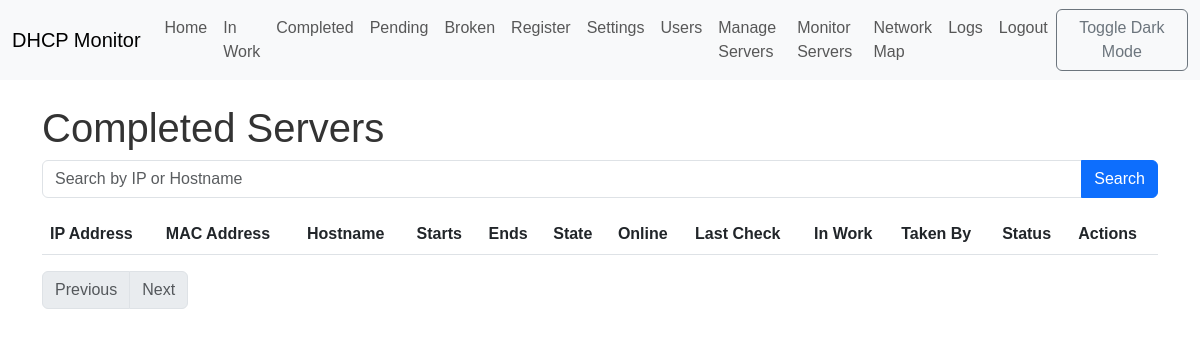
Before: /completed (signed in) with the older database file.
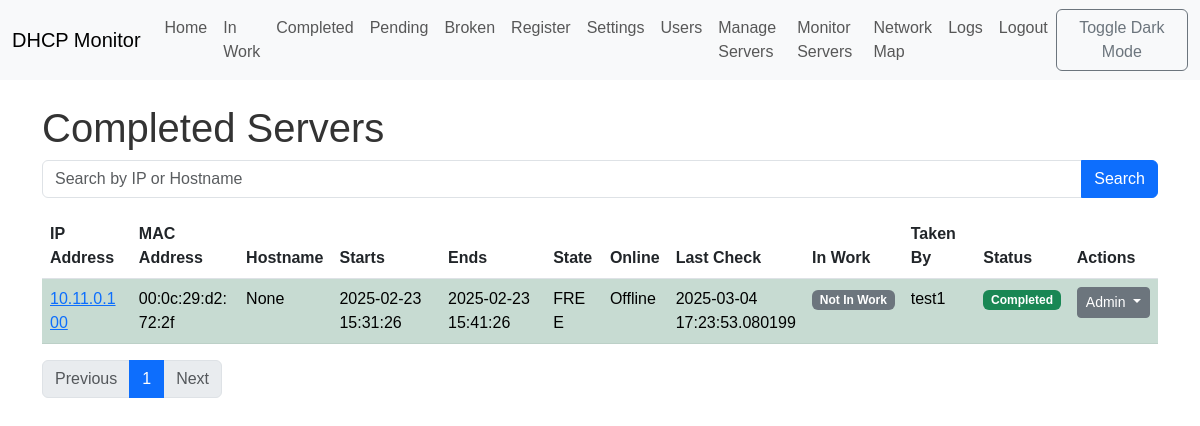
After: the same page with the newer database file.
### app/models.py (models this page shows, shortened)
class Lease(db.Model):
    __tablename__ = 'leases'
    id = db.Column(db.Integer, primary_key=True)
    ip = db.Column(db.String(15), unique=True, index=True, nullable=False)
    mac = db.Column(db.String(17), index=True, nullable=False)
    hostname = db.Column(db.String(255), index=True)
    starts = db.Column(db.DateTime)
    ends = db.Column(db.DateTime)
    binding_state = db.Column(db.String(64), index=True, nullable=False)
    uid = db.Column(db.String(255))
    is_online = db.Column(db.Boolean, default=False)
    last_check = db.Column(db.DateTime)
    in_work = db.Column(db.Boolean, default=False)
    taken_by_id = db.Column(db.Integer, db.ForeignKey('users.id'), index=True)
    status = db.Column(
        db.Enum(LeaseStatus),
        nullable=False,
        server_default=LeaseStatus.ACTIVE
    )
    server_id = db.Column(db.Integer, db.ForeignKey('servers.id'))
    status_history = db.relationship(
        'LeaseStatusHistory',
        backref='lease_obj',
        lazy='dynamic',
        order_by='desc(LeaseStatusHistory.timestamp)',
        overlaps="status_history,lease_obj"  # <-- ДОБАВИТЬ overlaps
    )
    def get_web_interface_url(self):
        return f"http://{self.ip}:8080/admin"

class User(UserMixin, db.Model):
    __tablename__ = 'users'
    id = db.Column(db.Integer, primary_key=True)
    username = db.Column(db.String(64), unique=True, index=True, nullable=False)
    password_hash = db.Column(db.String(128), nullable=False)
    role = db.Column(db.String(64), nullable=False, default='tester')  # 'admin', 'tester'
    first_name = db.Column(db.String(64))
    last_name = db.Column(db.String(64))
    last_seen = db.Column(db.DateTime, default=datetime.utcnow)
    leases = db.relationship('Lease', backref='taken_user', lazy='dynamic', foreign_keys='Lease.taken_by_id')
    groups = db.relationship('Group', secondary=user_groups, lazy='subquery',
                            backref=db.backref('users', lazy=True)) # Связь с группами
    journal_entries = db.relationship('Journal', back_populates='user', lazy='dynamic')

### app/views.py (the view)
@main.route('/completed')
@login_required
def completed():
    search_query = request.args.get('q', '')
    page = request.args.get('page', 1, type=int)
    leases = get_filtered_leases(status=LeaseStatus.COMPLETED, search_query=search_query, page=page)
    return render_template('completed.html', leases=leases, search_query=search_query)

### app/models.py (called while the page is built)
@login_manager.user_loader
def load_user(user_id):
    return User.query.get(int(user_id))

### app/views.py (called while the page is built)
def get_filtered_leases(status=None, search_query='', user_id=None, page=1, per_page=10):
    query = Lease.query
    if status:
        if isinstance(status, list):
            query = query.filter(Lease.status.in_(status))
        else:
            query = query.filter(Lease.status == status)
    if user_id:
        query = query.filter(Lease.taken_by_id == user_id)
    if search_query:
        query = query.filter(
            or_(Lease.ip.contains(search_query), Lease.hostname.contains(search_query))
        )
    return query.order_by(Lease.ip).paginate(page=page, per_page=per_page, error_out=False)

### app/templates/completed.html
{% extends "base.html" %}
{% block content %}
    <h1>Completed Servers</h1>
    <form action="{{ url_for('main.completed') }}" method="GET">
        <div class="input-group mb-3">
            <input type="text" class="form-control" placeholder="Search by IP or Hostname" name="q" value="{{ search_query }}">
            <button class="btn btn-primary" type="submit">Search</button>
        </div>
    </form>
    {% include 'leases_table.html' %}
     <nav>
        <ul class="pagination">
            {% if leases.has_prev %}
                <li class="page-item"><a class="page-link" href="{{ url_for('main.completed', page=leases.prev_num, q=search_query) }}">Previous</a></li>
            {% else %}
                <li class="page-item disabled"><a class="page-link" href="#">Previous</a></li>
            {% endif %}
            {% for page_num in leases.iter_pages() %}
                {% if page_num %}
                    {% if page_num == leases.page %}
                        <li class="page-item active"><a class="page-link" href="#">{{ page_num }}</a></li>
                    {% else %}
                        <li class="page-item"><a class="page-link" href="{{ url_for('main.completed', page=page_num, q=search_query) }}">{{ page_num }}</a></li>
                    {% endif %}
                {% else %}
                    <li class="page-item disabled"><a class="page-link" href="#">...</a></li>
                {% endif %}
            {% endfor %}
            {% if leases.has_next %}
               <li class="page-item"><a class="page-link" href="{{ url_for('main.completed', page=leases.next_num, q=search_query) }}">Next</a></li>
            {% else %}
                <li class="page-item disabled"><a class="page-link" href="#">Next</a></li>
            {% endif %}
        </ul>
    </nav>
{% endblock %}

### app/templates/leases_table.html (shortened to what this page needs)
<table class="table table-striped" id="leases-table" data-status="{{ request.path.split('/')[-1] }}" data-url="{{ url_for('main.update_table') }}" data-search-query="{{ search_query }}">
  <thead>
      <tr>
          <th>IP Address</th>
          <th>MAC Address</th>
          <th>Hostname</th>
          <th>Starts</th>
          <th>Ends</th>
          <th>State</th>
          <th>Online</th>
          <th>Last Check</th>
          <th>In Work</th>
          <th>Taken By</th>
          <th>Status</th>
          <th>Actions</th>
      </tr>
  </thead>
  <tbody>
      {% for lease in leases.items %}
      <tr class="{% if lease.status.value == 'in_work' %}table-warning{% elif lease.status.value == 'completed' %}table-success{% elif lease.status.value == 'broken' %}table-danger{% elif lease.status.value == 'pending' %}table-info{% elif lease.status.value == 'active' %}table-primary{% endif %}">
          <td>
              {% if lease.get_web_interface_url() %}
              <a href="{{ lease.get_web_interface_url() }}" target="_blank">{{ lease.ip }}</a>
              {% else %}
              {{ lease.ip }}
              {% endif %}
          </td>
          <td>{{ lease.mac }}</td>
          <td>{{ lease.hostname|d('N/A') }}</td>
          <td>{{ lease.starts|d('N/A') }}</td>
          <td>{{ lease.ends|d('N/A') }}</td>
          <td>{{ lease.binding_state }}</td>
          <td>{{ "Online" if lease.is_online else "Offline" }}</td>
          <td>{{ lease.last_check|d('N/A') }}</td>
          <td>
              {% if lease.in_work %}
              <span class="badge bg-warning">In Work</span>
              {% else %}
              <span class="badge bg-secondary">Not In Work</span>
              {% endif %}
          </td>
          <td>{{ lease.taken_user.username if lease.taken_user else '' }}</td>
         <td>
              {% if lease.status.value == 'completed' %}
              <span class="badge bg-success">Completed</span>
              {% elif lease.status.value == 'in_work' %}
              <span class="badge bg-warning">In Work</span>
              {% elif lease.status.value == 'broken' %}
              <span class="badge bg-danger">Broken</span>
              {% elif lease.status.value == 'pending' %}
              <span class="badge bg-info">Pending</span>
              {% elif lease.status.value == 'active' %}
              <span class="badge bg-primary">Active</span>
              {% else %}
              {{ lease.status.value }}
              {% endif %}
          </td>
          <td>
              {% if current_user.role == 'admin' %}
                  <div class="dropdown">
                      <button class="btn btn-sm btn-secondary dropdown-toggle" type="button" data-bs-toggle="dropdown">
                          Admin
                      </button>
                  </div>
              {% endif %}
          </td>
      </tr>
      {% endfor %}
  </tbody>
</table>

Changed rows visible on the page:
now on this page (row edited): Lease: ip "10.11.0.100", mac "00:0c:29:d2:72:2f", hostname|d "None", starts|d "2025-02-23 15:31:26", ends|d "2025-02-23 15:41:26", binding_state "FREE", is_online "Offline", last_check|d "2025-03-04 17:23:53.080199", in_work "Not In Work", taken_user "test1", status "Completed"
Other visible differences:
new list line: "1"
